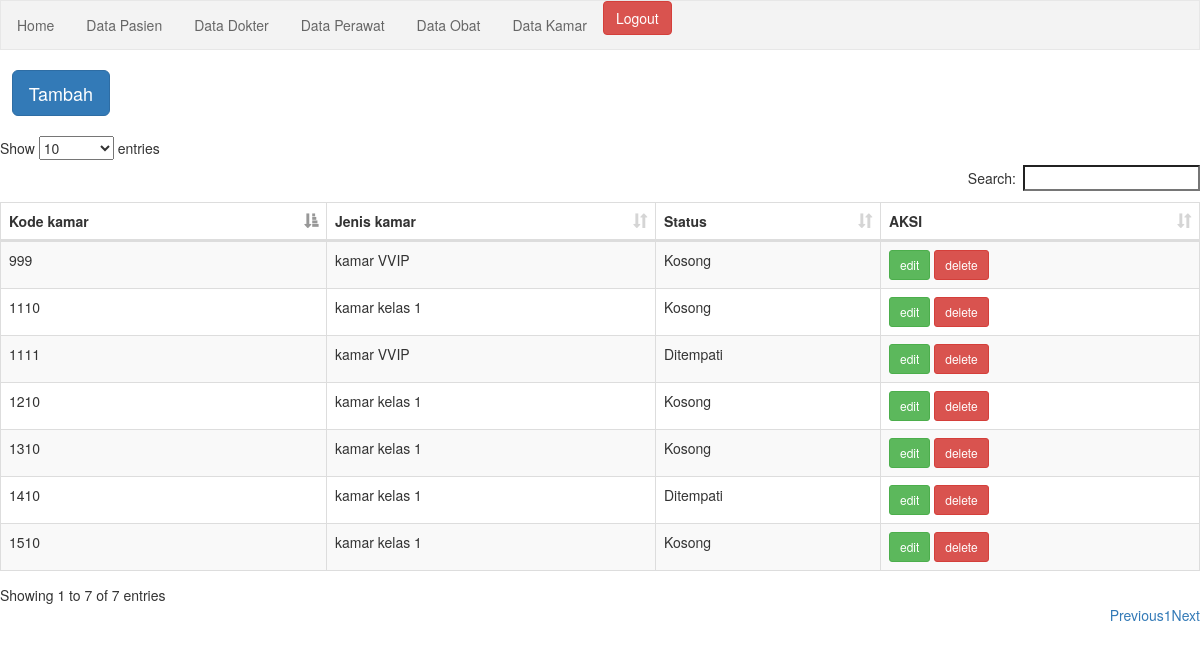
The app's page /kamar.php (signed in) with its own data.
### tables this page shows
CREATE TABLE `kamar` (
  `kode_kamar` int(11) NOT NULL,
  `jenis_kamar` varchar(256) NOT NULL,
  `status` varchar(45) NOT NULL
);

### kamar.php (the view, shortened to what this page needs)
<?php
$conn = mysqli_connect("localhost","root","","rumah_Sakit");
?>
<!DOCTYPE html>
<html>
<head>
	<link rel="stylesheet" type="text/css" href="css/bootstrap.css">
	<link rel="stylesheet" type="text/css" href="css/bootstrap.min.css">
	<link rel="stylesheet" type="text/css" href="bootstrap.min.css">
	<link rel="stylesheet" type="text/css" href="style.css">
	<link rel="stylesheet" type="text/css" href="dataTables.bootstrap.min.css">
</head>
<body>
<ul>
  <li><a href="index.php">Home</a></li>
  <li><a href="pasien.php">Data Pasien</a></li>
  <li><a href="dokter.php">Data Dokter</a></li>
  <li><a href="perawat.php">Data Perawat</a></li>
  <li><a href="obat.php">Data Obat</a></li>
  <li><a href="kamar.php">Data Kamar</a></li>
  <a href="logout.php" class="btn btn-danger" role="button">Logout</a></li>
</ul>
<br>
<div class="wrapper">
   &nbsp &nbsp<button class="btn btn-primary btn-lg" data-toggle="modal" data-target="#tambahData">Tambah</button>
   <br>
   <br>
	<table id="example" class="table table-striped table-bordered" cellspacing="0" width="100%">
		<thead>
			<tr>
				<th>Kode kamar</th>
				<th>Jenis kamar</th>
				<th>Status</th>
				<th>AKSI</th>
			</tr>
		</thead>
		 <tbody>
		<?php
		  $query = mysqli_query($conn,"SELECT *from kamar");
		  while ($data=mysqli_fetch_array($query)) {
		?>
		<tr>
			<td><?php echo $data['kode_kamar']; ?></td>
			<td><?php echo $data['jenis_kamar']; ?></td>
			<td><?php echo $data['status']; ?></td>
			<td>
				<a href="#" class="btn btn-success btn-sm" data-toggle="modal" data-target="#edit<?php echo $data['kode_kamar']; ?>">edit</a>
				<a href="#" class="btn btn-danger btn-sm" data-target=".bs-example-modal-lg<?php echo $data['kode_kamar']; ?>" data-toggle="modal">delete</a>
			</td>
		</tr>
		<?php } ?>
		  </tbody>
	</table>
</div>
</body>
</html>

### style.css (style rules this page uses)
ul { list-style-type: none; margin: 0; padding: 0; overflow: hidden; border: 1px solid #e7e7e7; background-color: #f3f3f3; }
li { float: left; }
li a { display: block; color: #666; text-align: center; padding: 14px 16px; text-decoration: none; }

### records on screen
kamar: kode_kamar "999", jenis_kamar "kamar VVIP", status "Kosong"
kamar: kode_kamar "1110", jenis_kamar "kamar kelas 1", status "Kosong"
kamar: kode_kamar "1111", jenis_kamar "kamar VVIP", status "Ditempati"
kamar: kode_kamar "1210", jenis_kamar "kamar kelas 1", status "Kosong"
kamar: kode_kamar "1310", jenis_kamar "kamar kelas 1", status "Kosong"
kamar: kode_kamar "1410", jenis_kamar "kamar kelas 1", status "Ditempati"
kamar: kode_kamar "1510", jenis_kamar "kamar kelas 1", status "Kosong"
